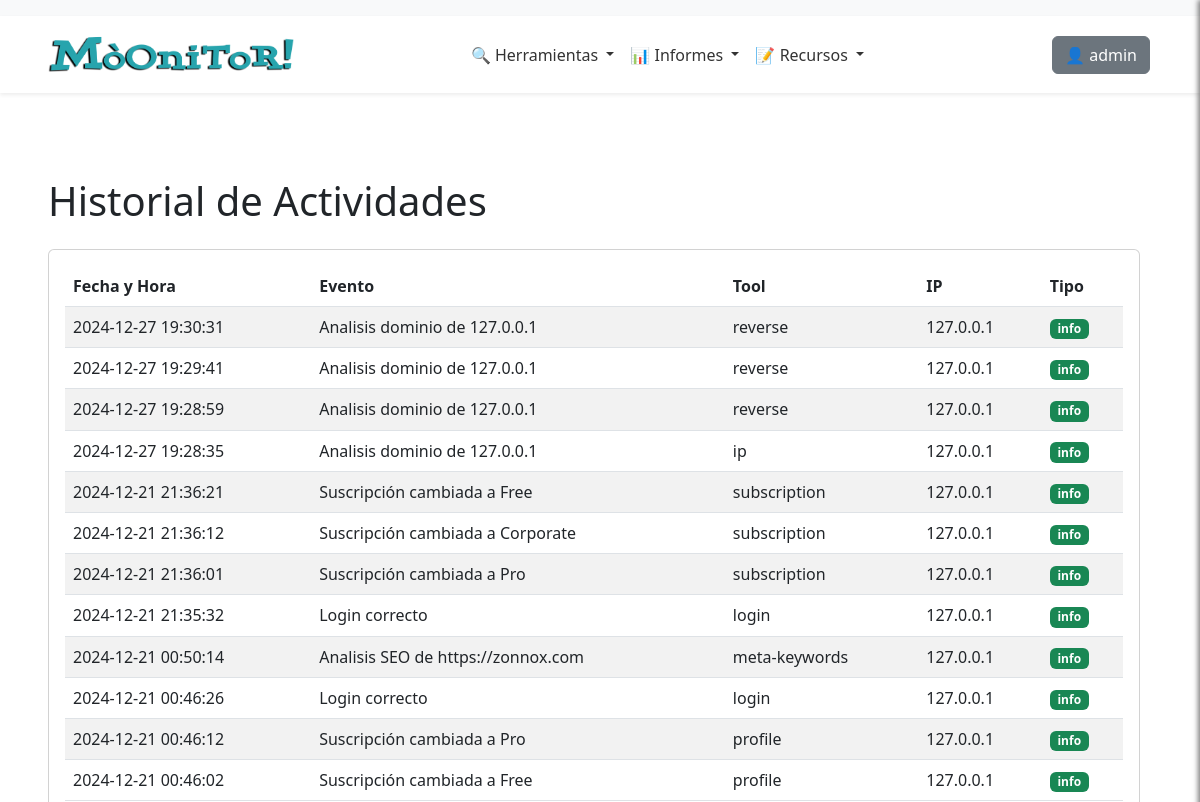
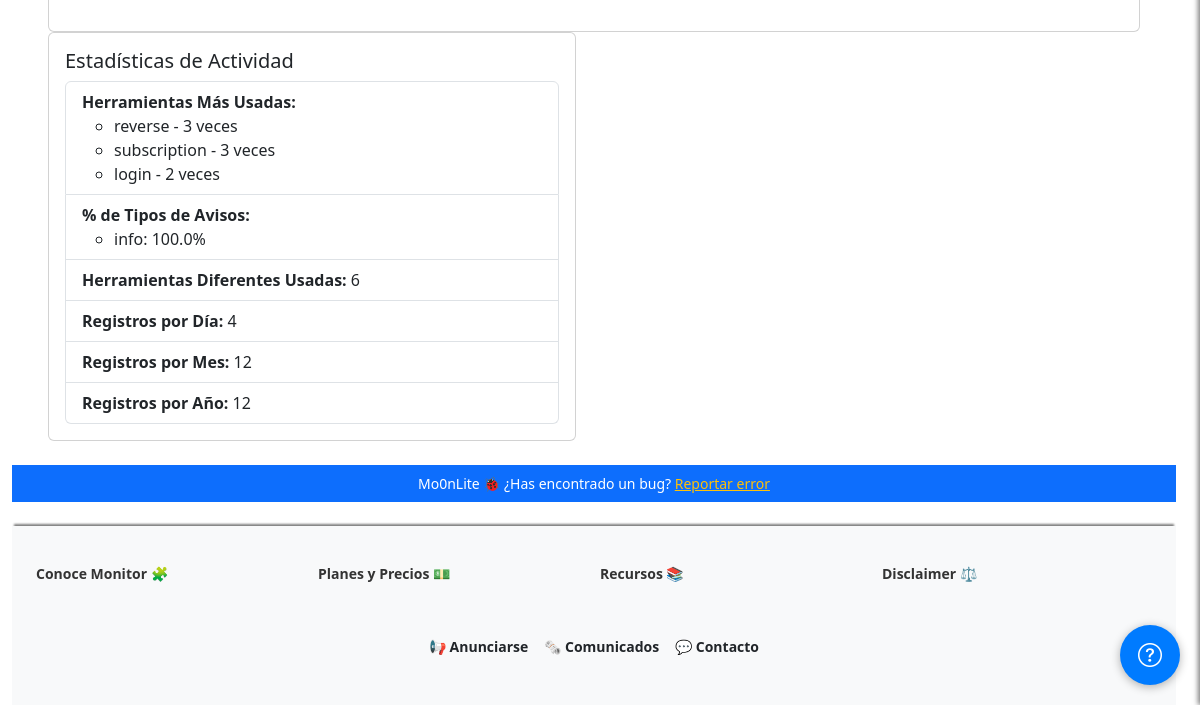
Page /profile/logs (signed in) on the earlier database version (2 pictures, top to bottom).
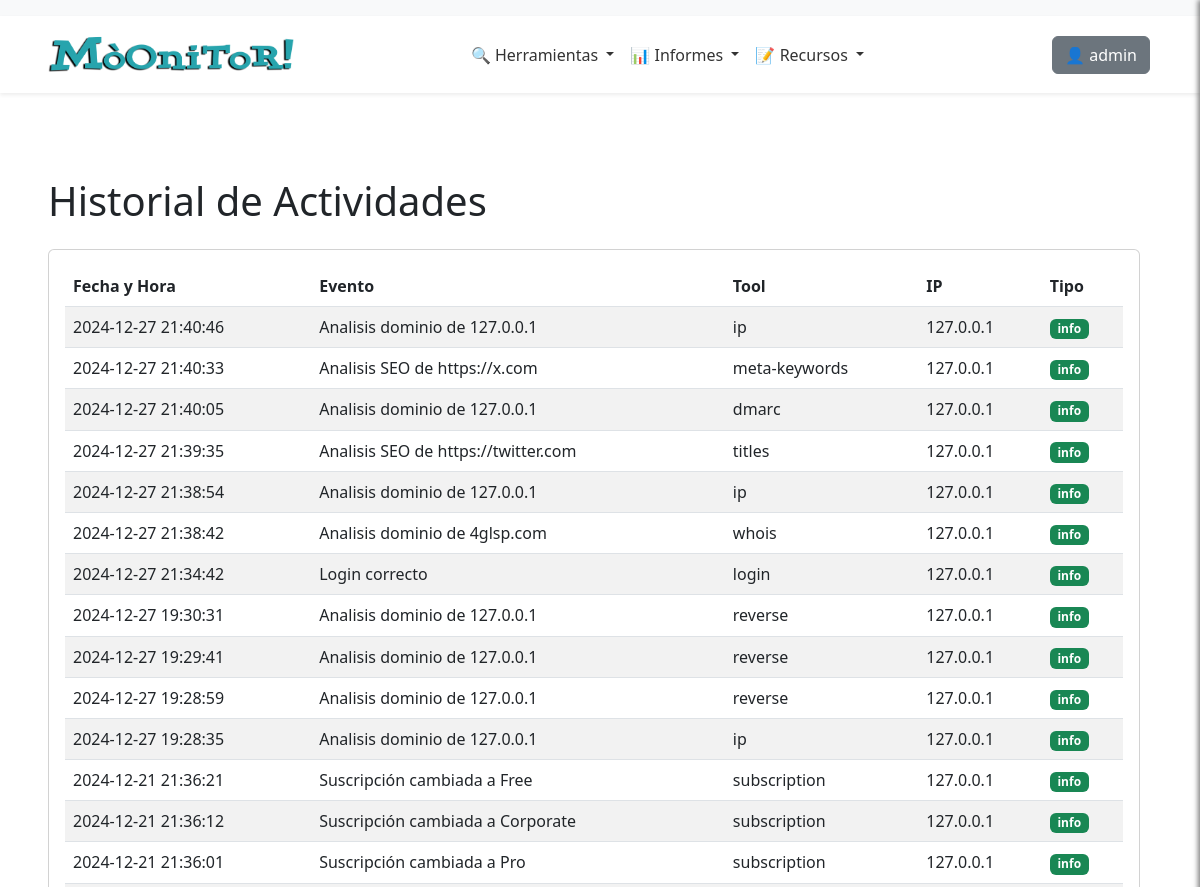
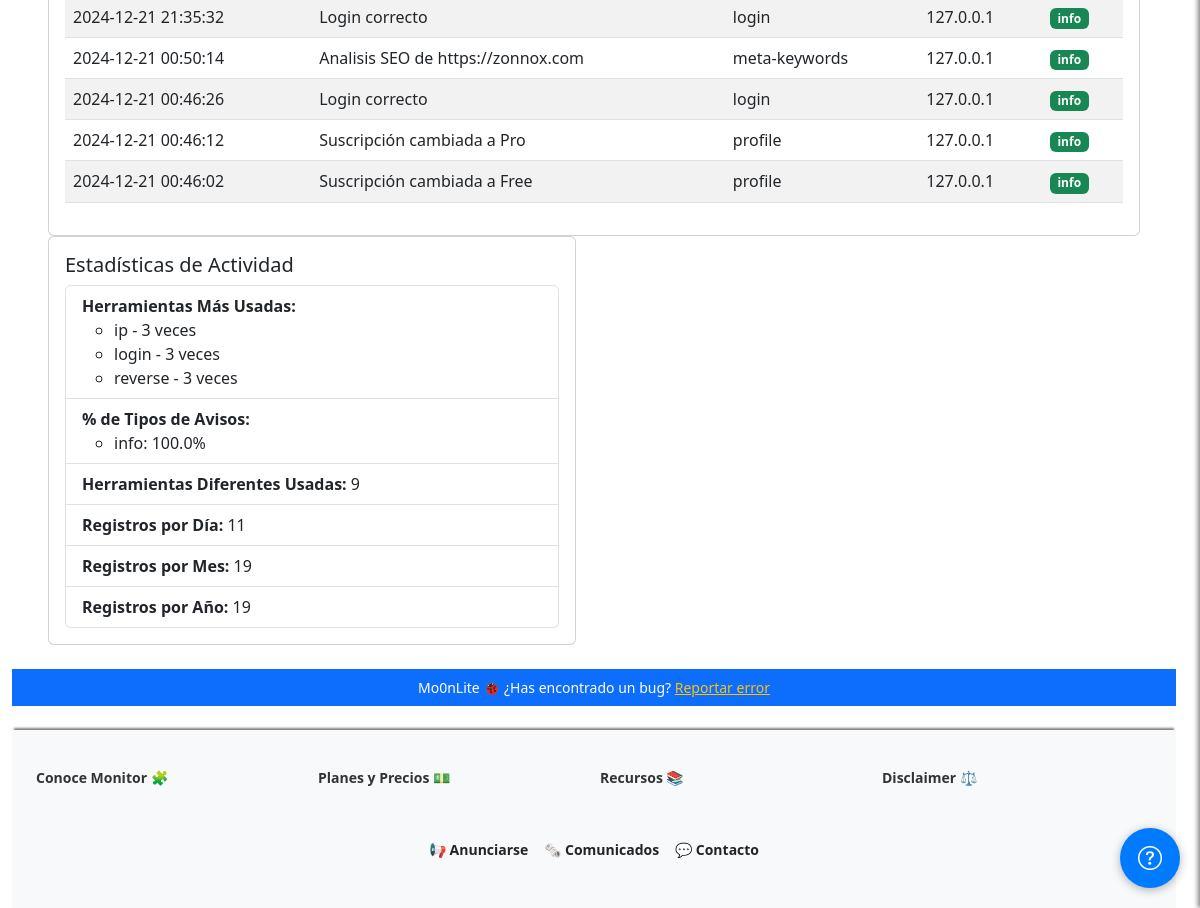
Same page on the later database version (2 pictures, top to bottom).
### app/models/user_model.py (models this page shows, shortened)
class Users(UserMixin, db.Model):
    __tablename__ = 'Users'
    id = db.Column(db.Integer, primary_key=True)
    username = db.Column(db.String(80), unique=True, nullable=False)
    email = db.Column(db.String(120), unique=True, nullable=False)
    password_hash = db.Column(db.String(255), nullable=False)
    token = db.Column(db.String(255), index=True, unique=True)
    active = db.Column(db.Boolean, default=False)
    registered_on = db.Column(db.DateTime, nullable=False, default=datetime.datetime.utcnow)
    config = db.Column(JSONType)
    role = db.Column(db.String(20), nullable=False, default='usuario')
    subscription_plan = db.Column(Enum('Free', 'Pro', 'Corporate', name='subscription_plans'), default='Free')
    subscription_currency = db.Column(db.String(3), default='USD')  # ISO currency codes (e.g., USD, EUR)
    subscription_expiration = db.Column(db.DateTime, nullable=True)
    subscription_frequency = db.Column(Enum('Monthly', 'Annually', name='subscription_frequency'), default='Monthly')
    primary_payment = db.Column(JSONType, nullable=True)  # IBAN, SWIFT, etc.
    secondary_payment = db.Column(JSONType, nullable=True)
    transactions = db.relationship('Transaction', backref='user', lazy=True)

class UserLog(db.Model):
    __tablename__ = 'UserLogs'
    id = db.Column(db.Integer, primary_key=True)
    user_id = db.Column(db.Integer, db.ForeignKey('Users.id'), nullable=False)
    username = db.Column(db.String(80), nullable=False)
    event = db.Column(db.String(255), nullable=False)  # Description of the event
    tool = db.Column(db.String(255), nullable=False)  # Tool used
    timestamp = db.Column(db.DateTime, nullable=False, default=datetime.datetime.utcnow)
    ip_address = db.Column(db.String(45), nullable=False)  # Supports IPv4/IPv6
    log_type = db.Column(Enum('info', 'warn', 'err', name='log_types'), nullable=False)

### app/views/user_views.py (the view)
@app.route('/profile/logs')
@login_required
def view_logs():
    breadcrumbs = [{'url': '/profile', 'text': 'Perfil'}, {'url': '/profile/logs', 'text': 'Historial de Actividades'}]
    logs = UserLog.query.filter_by(user_id=current_user.id).order_by(UserLog.timestamp.desc()).all()
    stats = calculate_log_statistics(logs)
    return render_template('user/view_logs.html', logs=logs, stats=stats, breadcrumbs=breadcrumbs)

### app/__init__.py (called while the page is built)
@app.context_processor
def inject_sidebar_info():
    return dict(is_admin=current_user.is_authenticated and current_user.role == 'admin')

@app.context_processor
def inject_breadcrumb():
    breadcrumbs = [
        {'url': '/', 'text': 'Inicio'},
        {'url': '/profile', 'text': 'Opcion 1'},
        {'url': '/profile/edit', 'text': 'Sub opcion 1'}
    ]
    return {'breadcrumbs': breadcrumbs}

@app.context_processor
def inject_grouped_tools():
    grouped_tools = {}
    for category, tools_in_category in groupby(sorted(tools, key=itemgetter('category')), key=itemgetter('category')):
        subcategories = {}
        for subcategory, tools_in_subcategory in groupby(sorted(tools_in_category, key=itemgetter('subcategory')), key=itemgetter('subcategory')):
            subcategories[subcategory] = list(tools_in_subcategory)
        grouped_tools[category] = subcategories
    return dict(grouped_tools=grouped_tools)

@login_manager.user_loader
def load_user(user_id):
    return Users.query.get(int(user_id))

### app/templates/user/view_logs.html (shortened to what this page needs)
{% extends 'base.html' %}
{% block content %}
<div class="container">
  <h1 class="my-4">Historial de Actividades</h1>
  <div class="card">
    <div class="card-body">
      {% if logs %}
      <table id="logsTable" class="table table-striped">
        <thead>
          <tr>
            <th>Fecha y Hora</th>
            <th>Evento</th>
            <th>Tool</th>
            <th>IP</th>
            <th>Tipo</th>
          </tr>
        </thead>
        <tbody>
          {% for log in logs %}
          <tr>
            <td>{{ log.timestamp.strftime('%Y-%m-%d %H:%M:%S') }}</td>
            <td>{{ log.event }}</td>
            <td>{{ log.tool }}</td>
            <td>{{ log.ip_address }}</td>
            <td>
              <span class="badge {% if log.log_type == 'info' %}bg-success{% elif log.log_type == 'warn' %}bg-warning{% else %}bg-danger{% endif %}">
                {{ log.log_type }}
              </span>
            </td>
          </tr>
          {% endfor %}
        </tbody>
      </table>
      {% else %}
      <p>No hay registros de actividad disponibles.</p>
      {% endif %}
    </div>
  </div>
    <div class="row mb-4">
        <div class="col-md-6">
          <div class="card">
            <div class="card-body">
              <h5 class="card-title">Estadísticas de Actividad</h5>
              <ul class="list-group">
                <li class="list-group-item">
                  <strong>Herramientas Más Usadas:</strong>
                  <ul>
                    {% for tool, count in stats['most_used_tools'] %}
                    <li>{{ tool }} - {{ count }} veces</li>
                    {% endfor %}
                  </ul>
                </li>
                <li class="list-group-item">
                  <strong>% de Tipos de Avisos:</strong>
                  <ul>
                    {% for log_type, percentage in stats['log_type_percentages'].items() %}
                    <li>{{ log_type }}: {{ percentage|round(2) }}%</li>
                    {% endfor %}
                  </ul>
                </li>
                <li class="list-group-item">
                  <strong>Herramientas Diferentes Usadas:</strong> {{ stats['unique_tools'] }}
                </li>
                <li class="list-group-item">
                  <strong>Registros por Día:</strong> {{ stats['logs_per_day'] }}
                </li>
                <li class="list-group-item">
                  <strong>Registros por Mes:</strong> {{ stats['logs_per_month'] }}
                </li>
                <li class="list-group-item">
                  <strong>Registros por Año:</strong> {{ stats['logs_per_year'] }}
                </li>
              </ul>
            </div>
          </div>
        </div>
      </div>
</div>
{% endblock %}

### app/templates/base.html (shortened to what this page needs)
<!DOCTYPE html>
<html lang="en">
<head>
    <link href="https://cdn.jsdelivr.net/npm/bootstrap@5.3.0-alpha1/dist/css/bootstrap.min.css" rel="stylesheet">
    <link href="https://cdnjs.cloudflare.com/ajax/libs/font-awesome/6.0.0-beta3/css/all.min.css" rel="stylesheet">
    <link href="https://cdn.jsdelivr.net/npm/simple-datatables@latest/dist/style.css" rel="stylesheet">
    <link rel="stylesheet"
        href="https://cdnjs.cloudflare.com/ajax/libs/bootstrap-icons/1.8.1/font/bootstrap-icons.min.css">
    <link rel="stylesheet" href="{{ url_for('static', filename='css/style.css') }}">
</head>
<body>
    {% include 'inc/header.html' %}
    <div class="container-fluid">
        <div class="row">
            <div class="col" id="main-content">
                <div class="container _mt-5">
                    {% block content %}
                    {% endblock %}
                </div>
                {% include 'inc/footer.html' %}
            </div>
        </div>
    </div>
    {% include 'inc/helpdesk.html' %}
</body>
</html>

### app/templates/inc/header.html (shortened to what this page needs)
<header class="header">
    <div class="top-bar d-flex align-items-right py-2 bg-light">
    </div>
    <nav class="navbar navbar-expand-lg navbar-light bg-white shadow-sm">
      <div class="container">
        <a class="navbar-brand mx-auto" href="{{ url_for('index') }}">
          <img src="{{ url_for('static', filename='logo.png') }}" alt="Logo" height="50" class="d-inline-block align-text-top">
        </a>
        <div class="collapse navbar-collapse justify-content-center" id="navbarNav">
          <ul class="navbar-nav align-items-center">
          <li class="nav-item dropdown">
            <a class="nav-link dropdown-toggle" href="#" id="domainDnsDropdown" role="button" data-bs-toggle="dropdown"
              aria-expanded="false">
              🔍 Herramientas
            </a>
          </li>
          <li class="nav-item dropdown">
            <a class="nav-link dropdown-toggle" href="#" id="domainDnsDropdown" role="button" data-bs-toggle="dropdown"
              aria-expanded="false">
              📊 Informes
            </a>
          </li>
          <li class="nav-item dropdown">
            <a class="nav-link dropdown-toggle" href="#" id="domainDnsDropdown" role="button" data-bs-toggle="dropdown"
              aria-expanded="false">
              📝 Recursos
            </a>
          </li>
          </ul>
        </div>
  <div class="d-flex align-items-center ms-3">
    {% if current_user.is_authenticated %}
    <a href="/dashboard" class="btn btn-secondary me-2"><span class="item-responsive">👤 {{ current_user.username }}</a>
    {% else %}
    <a class="btn btn-outline-primary me-2 ms-1" href="{{ url_for('login') }}"><i class="fa-solid fa-key"></i>
      Entrar</a>
    <a class="btn btn-primary me-2 ms-1" href="{{ url_for('register') }}"><i class="fa-solid fa-crown"></i>
      Empezar gratis</a></li>
    {%endif%}
</div>
      </div>
    </nav>
  </header>

### app/templates/inc/footer.html
<div class="info-bar text-center py-2 bg-primary text-white">
  Mo0nLite 🐞 ¿Has encontrado un bug? <a href="#" class="text-warning text-decoration-underline">Reportar error</a>
</div>
<br clear="all" />
<footer>
  <div class="container">
    <div class="row">
      <div class="col-md-3 footer-column">
        <h6 class="dropdown-header">Conoce Monitor 🧩</h6>
      </div>
      <div class="col-md-3 footer-column">
        <h6 class="dropdown-header">Planes y Precios 💵</h6>
      </div>
      <div class="col-md-3 footer-column">
        <h6 class="dropdown-header">Recursos 📚</h6>
      </div>
      <div class="col-md-3 footer-column">
        <h6 class="dropdown-header">Disclaimer ⚖️</h6>
      </div>
    </div>
  </div>
  <div class="top-bar d-flex justify-content-center align-items-center py-2 bg-light">
    <div class="d-flex flex-wrap gap-3">
      <a href="#" class="text-dark text-decoration-none fw-semibold">📢 Anunciarse</a>
      <a href="#" id="showSidebar" class="text-dark text-decoration-none fw-semibold">🗞️ Comunicados</a>
      <a href="#" class="text-dark text-decoration-none fw-semibold">💬 Contacto</a>
    </div>
  </div>
</footer>

### app/templates/inc/helpdesk.html (shortened to what this page needs)
 <div class="help-bubble" id="helpBubble">
    <i class="bi bi-question-circle"></i>
  </div>

### app/static/css/style.css (style rules this page uses)
:root { --primary-color: #007bff; --secondary-color: #6c757d; --background-color: #f8f9fa; --text-color: #212529; --info-color: #7c71c5; --navbar-background: white; --navbar-shadow: 0 4px 2px -2px rgba(0, 0, 0, 0.1); --navbar-link: #333; --white: #fff; --featured-column: #f9f9f9; --menu-header: #000; --menu-separator: #ccc; }
body { display: flex; flex-direction: column; min-height: 100vh; background-image: url('https://ciberpunk.es/wp-content/uploads/2020/12/finance4-section-bg2.png'); background-repeat: repeat-y; background-blend-mode: normal; }
.container-fluid { flex: 1; }
.info-bar, .top-bar { font-size: 14px; padding: 5px 0; }
.top-bar a { color: var(--text-color) !important; text-decoration: none; }
.info-bar { background-color: var(--secondary-color); color: var(--white); }
.navbar { background-color: var(--navbar-background); box-shadow: var(--navbar-shadow); }
.navbar-nav .nav-link { color: var(--navbar-link); }
footer { background-color: #f8f9fa; padding: 40px 0; color: #333; box-shadow: 0 -4px 2px -2px gray; }
footer .footer-column { margin-bottom: 30px; }
footer .footer-column h6 { font-weight: bold; margin-bottom: 15px; }
.help-bubble { position: fixed; bottom: 20px; right: 20px; width: 60px; height: 60px; background-color: var(--primary-color) !important; border-radius: 50%; box-shadow: 0 2px 10px rgba(0, 0, 0, 0.3); z-index: 1050; display: flex; align-items: center; justify-content: center; cursor: pointer; }
.help-bubble i { font-size: 1.5rem; color: white; }
#main-content { margin-top: 60px; }
.row { margin-right: 0 !important; }

Differences in the rows shown:
no longer on one of the page's lists (row unchanged): UserLog: tool "subscription"
no longer on one of the page's lists (row unchanged): UserLog: tool "login"
added UserLog: timestamp "2024-12-27 21:40:46", event "Analisis dominio de 127.0.0.1", tool "ip", ip_address "127.0.0.1", log_type "info", count "3"
added UserLog: timestamp "2024-12-27 21:40:33", event "Analisis SEO de https://x.com", tool "meta-keywords", ip_address "127.0.0.1", log_type "info", shown under "Historial de Actividades"
added UserLog: timestamp "2024-12-27 21:40:05", event "Analisis dominio de 127.0.0.1", tool "dmarc", ip_address "127.0.0.1", log_type "info", shown under "Historial de Actividades"
added UserLog: timestamp "2024-12-27 21:39:35", event "Analisis SEO de https://twitter.com", tool "titles", ip_address "127.0.0.1", log_type "info", shown under "Historial de Actividades"
added UserLog: timestamp "2024-12-27 21:38:54", event "Analisis dominio de 127.0.0.1", tool "ip", ip_address "127.0.0.1", log_type "info", shown under "Historial de Actividades"
added UserLog: timestamp "2024-12-27 21:38:42", event "Analisis dominio de 4glsp.com", tool "whois", ip_address "127.0.0.1", log_type "info", shown under "Historial de Actividades"
added UserLog: timestamp "2024-12-27 21:34:42", event "Login correcto", tool "login", ip_address "127.0.0.1", log_type "info", count "3"
Other differences:
{{ stats['unique_tools'] }}: "6" → "9"
{{ stats['logs_per_day'] }}: "4" → "11"
{{ stats['logs_per_month'] }}: "12" → "19"
{{ stats['logs_per_year'] }}: "12" → "19"
